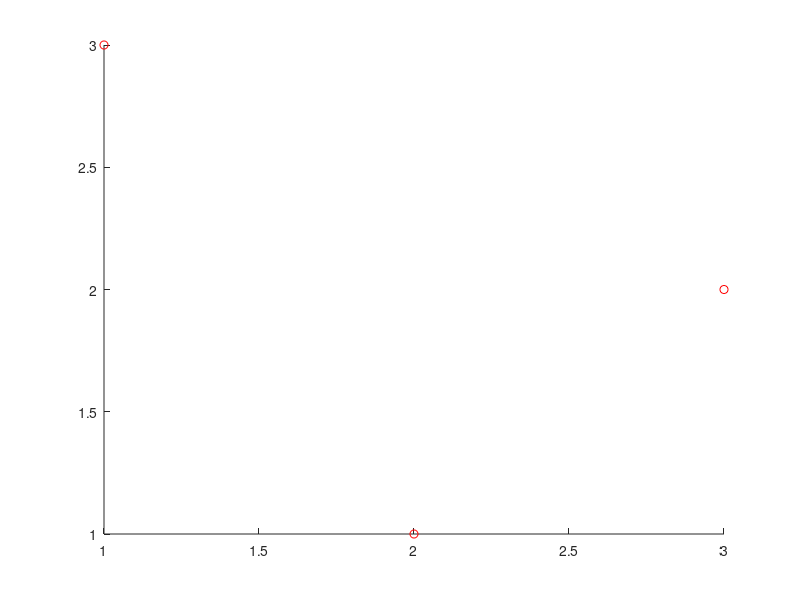

The MATLAB script that drew this image:
% covers: 5 - (Design notes, error texts) scatter with a colour that is neither a letter nor an RGB triple in [0, 1] is refused, exit 1
% No file is written.
scatter([1 2 3], [3 1 2], 36, [2 0 0]);
